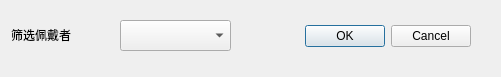
<?xml version="1.0" encoding="UTF-8"?>
<ui version="4.0">
 <class>Dialog</class>
 <widget class="QDialog" name="Dialog">
  <property name="geometry">
   <rect>
    <x>0</x>
    <y>0</y>
    <width>501</width>
    <height>77</height>
   </rect>
  </property>
  <property name="windowTitle">
   <string>Dialog</string>
  </property>
  <widget class="QDialogButtonBox" name="buttonBox">
   <property name="geometry">
    <rect>
     <x>270</x>
     <y>20</y>
     <width>201</width>
     <height>32</height>
    </rect>
   </property>
   <property name="orientation">
    <enum>Qt::Horizontal</enum>
   </property>
   <property name="standardButtons">
    <set>QDialogButtonBox::Cancel|QDialogButtonBox::Ok</set>
   </property>
  </widget>
  <widget class="QLabel" name="label">
   <property name="geometry">
    <rect>
     <x>11</x>
     <y>25</y>
     <width>91</width>
     <height>20</height>
    </rect>
   </property>
   <property name="text">
    <string>筛选佩戴者</string>
   </property>
  </widget>
  <widget class="QComboBox" name="cb_filter">
   <property name="geometry">
    <rect>
     <x>120</x>
     <y>20</y>
     <width>111</width>
     <height>31</height>
    </rect>
   </property>
  </widget>
 </widget>
 <resources/>
 <connections>
  <connection>
   <sender>buttonBox</sender>
   <signal>accepted()</signal>
   <receiver>Dialog</receiver>
   <slot>accept()</slot>
   <hints>
    <hint type="sourcelabel">
     <x>248</x>
     <y>254</y>
    </hint>
    <hint type="destinationlabel">
     <x>157</x>
     <y>274</y>
    </hint>
   </hints>
  </connection>
  <connection>
   <sender>buttonBox</sender>
   <signal>rejected()</signal>
   <receiver>Dialog</receiver>
   <slot>reject()</slot>
   <hints>
    <hint type="sourcelabel">
     <x>316</x>
     <y>260</y>
    </hint>
    <hint type="destinationlabel">
     <x>286</x>
     <y>274</y>
    </hint>
   </hints>
  </connection>
 </connections>
</ui>
